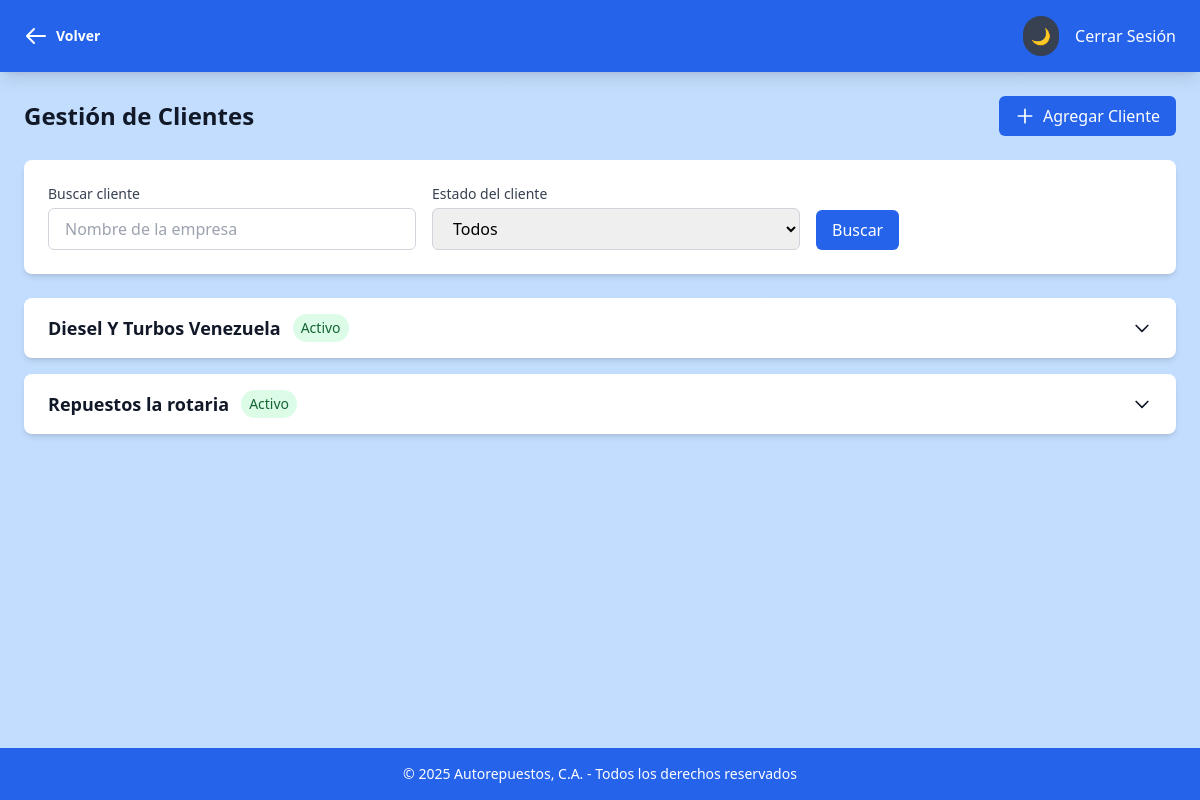
The page /Sistema/panelAdmin/verClientes.php (signed in) on the database as committed earlier.
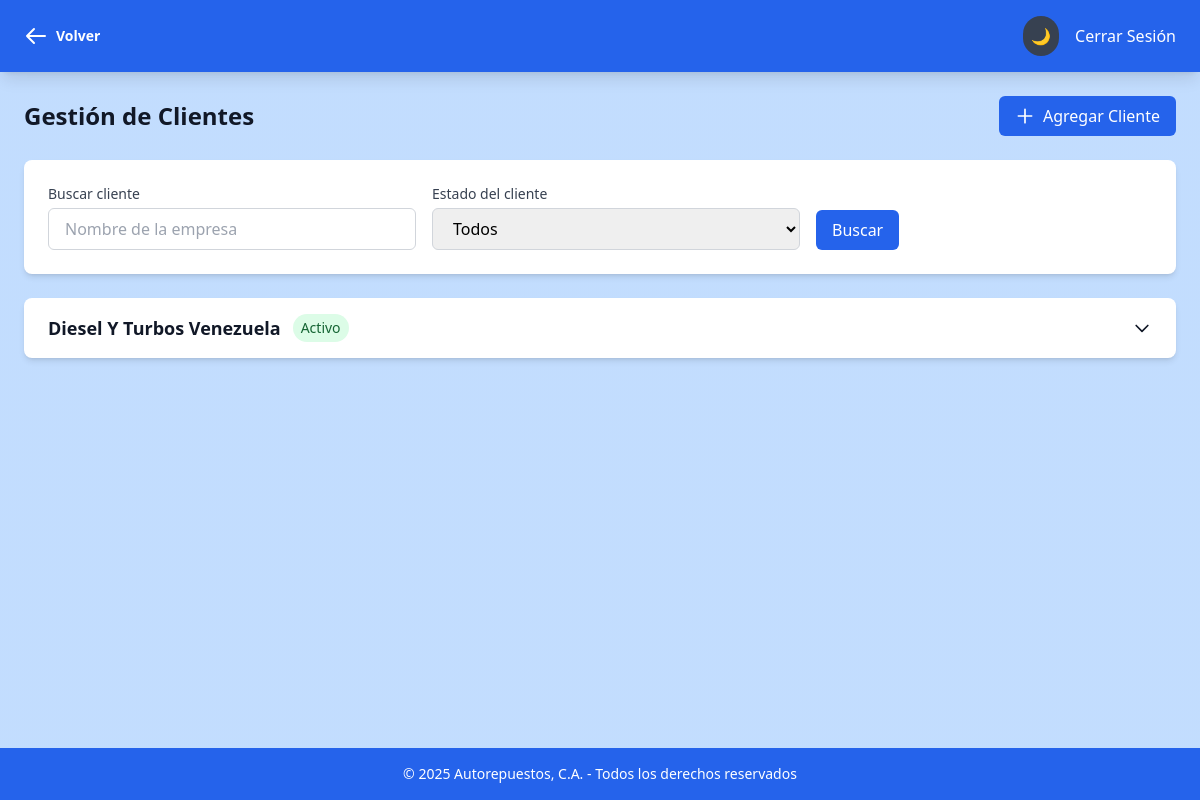
The same page on the database as committed later.
### tables this page shows
CREATE TABLE `clientes` (
  `id` int(11) NOT NULL,
  `nombre_empresa` varchar(60) NOT NULL,
  `rif` varchar(15) NOT NULL,
  `telefono_empresa` varchar(13) NOT NULL,
  `direccion` varchar(255) NOT NULL,
  `nombre_encargado` varchar(60) NOT NULL,
  `cedula_encargado` varchar(13) NOT NULL,
  `telefono_encargado` varchar(13) NOT NULL,
  `correo` varchar(60) DEFAULT NULL,
  `contrasena` varchar(16) NOT NULL,
  `estado_cliente` enum('Activo','Inactivo') DEFAULT 'Activo',
  `intentos` int(11) NOT NULL DEFAULT 0
);

### Sistema/panelAdmin/verClientes.php (the view, shortened to what the changed rows need)
<?php
require '../logica/conexionbdd.php';
$sql = "SELECT * FROM clientes";
$result = $conn->query($sql);
$clientes = [];
if ($result->num_rows > 0) {
    while ($row = $result->fetch_assoc()) {
        $clientes[] = $row;
    }
}
?>
<!DOCTYPE html>
<html lang="es" class="dark">
<head>
  <script src="https://cdn.tailwindcss.com"></script>
    <script src="../js/tailwind_config.js"></script>
    <link rel="stylesheet" href="../css/global_style.css">
</head>
<body class="bg-pattern transition-colors duration-200">
  <main class="pt-24 px-6 pb-20">
      <div class="max-w-7xl mx-auto mb-6 flex justify-between items-center">
          <h1 class="text-2xl font-bold text-gray-900 dark:text-white">Gestión de Clientes</h1>
      </div>
      <div class="max-w-7xl mx-auto">
          <?php foreach ($clientes as $cliente): ?>
          <div class="bg-white dark:bg-gray-800 rounded-lg shadow-md overflow-hidden mb-4">
              <button onclick="toggleCliente('cliente<?php echo $cliente['id']; ?>')"
                      class="w-full px-6 py-4 flex justify-between items-center text-left text-gray-900 dark:text-white hover:bg-gray-50 dark:hover:bg-gray-700">
                  <div class="flex items-center">
                      <span class="text-lg font-semibold"><?php echo $cliente['nombre_empresa']; ?></span>
                      <?php if ($cliente['estado_cliente'] == 'Inactivo'): ?>
                      <span class="ml-3 px-2 py-1 text-sm bg-red-100 text-red-800 dark:bg-red-900 dark:text-red-200 rounded-full">
                          Usuario Bloqueado
                      </span>
                      <?php else: ?>
                        <span class="ml-3 px-2 py-1 text-sm bg-green-100 text-green-800 dark:bg-green-900 dark:text-green-200 rounded-full">
                            Activo
                        </span>
                        <?php endif; ?>
                  </div>
                  <svg id="arrow-cliente<?php echo $cliente['id']; ?>" class="w-5 h-5 transform transition-transform duration-200" fill="none" stroke="currentColor" viewBox="0 0 24 24">
                      <path stroke-linecap="round" stroke-linejoin="round" stroke-width="2" d="M19 9l-7 7-7-7"/>
                  </svg>
              </button>
          </div>
          <?php endforeach; ?>
      </div>
  </main>
</body>
</html>

Rows that differ between the two databases and show on the page:
removed clientes: nombre_empresa "Repuestos la rotaria", estado_cliente "Activo"
